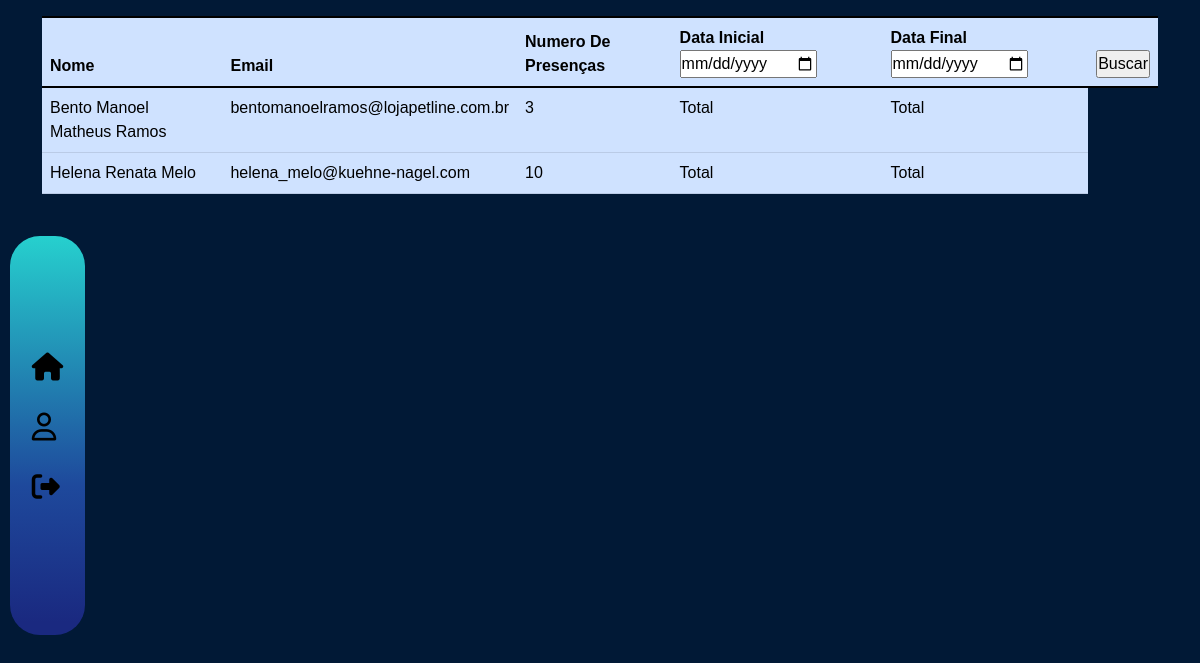
Screenshot of /relatorioAlunoAluno.php?idturma=2 with the database file from the repository.
### tables this page shows
CREATE TABLE `aluno` (
  `idaluno` int(11) NOT NULL,
  `nome` varchar(45) DEFAULT NULL,
  `cpf` varchar(14) NOT NULL,
  `email` varchar(100) DEFAULT NULL,
  `data_nasc` varchar(30) DEFAULT NULL,
  `senha` varchar(16) DEFAULT NULL,
  `sexo` varchar(45) DEFAULT NULL,
  `imagem` varchar(45) DEFAULT NULL,
  `telefone` varchar(15) DEFAULT NULL,
  `digital_check` varchar(45) DEFAULT NULL
);

### relatorioAlunoAluno.php (the view, shortened to what this page needs)
<?php
$conexao = mysqli_connect('127.0.0.1', 'root', '', 'hereiam');
$datainicial = "Total";
$datafinal = "Total";
$WHERE = "";
$sql = "SELECT aluno.idaluno, aluno.nome, aluno.email, count(aluno.idaluno) as presenca
  FROM  registro_presenca
  inner join aluno on aluno.idaluno =  registro_presenca.aluno_idaluno
  where  registro_presenca.turma_idturma = ". $_GET['idturma'] ."
  {$WHERE}
  GROUP BY aluno.idaluno
  ORDER BY aluno.nome";
$resultado = mysqli_query($conexao, $sql);
?>
<!DOCTYPE html>
<html lang="pt-br">
<head>
    <link rel="stylesheet" type="text/css" href="style-relatorio.css">
    <link rel="stylesheet" href="style-sideBar.css">
    <link href="https://cdn.jsdelivr.net/npm/bootstrap@5.1.3/dist/css/bootstrap.min.css" rel="stylesheet"
>
</head>
<body style="background-color: #011936;">
    <div class="navigation">
        <ul class="list">
            <li class="list-item"><a href="salaDeAulaAluno.php">
                    <span class="icon">
                    <abbr title="Voltar A Home"><i class="fa-solid fa-house"></i></abbr>
                    </span>
                </a>
            </li>
            <abbr title="Alterar Perfil">
                <li class="list-item"><a href="#">
                        <?php
                          if (isset($_SESSION['aluno_imagem'])) {
                          ?><a href="profile.php?idaluno=<?= $_SESSION['aluno_id']?>"> <img
                                src="uploads/<?php echo $_SESSION['aluno_imagem'] ?>" width="40" height="40"
                                style="border-radius: 50%;"> </a>
                        <?php } else { ?>
                        <span class="icon"><i class="fa-regular fa-user"></i></span>
                        <?php } ?>
                    </a>
                </li>
            </abbr>
            <li class="list-item"><a href="sair.php">
                    <span class="icon">
                    <abbr title="Fechar Sistema"><i class="fa-solid fa-right-from-bracket"></i></abbr>
                    </span>
                </a>
            </li>
        </ul>
    </div>
    <div class="container">
        <table class="table table-primary" style="border-radius: 10px;">
            <form method="post">
                <thead>
                    <tr>
                        <th scope="col">Nome</th>
                        <th scope="col">Email</th>
                        <th scope="col">Numero De Presenças</th>
                        <th scope="col">Data Inicial <input id="datainicial" name="datainicial" type='date'></th>
                        <th scope="col">Data Final <input id="datafinal" name="datafinal" type='date'></th>
                        <th scope="col"><input type="submit" class="button3" value="Buscar" name="Buscar"></th>
                    </tr>
                </thead>
            </form>
            <tbody>
                <?php while ($linha = mysqli_fetch_array($resultado)):
      ?>
                <tr>
                    <td>
                        <?= $linha['nome'] ?>
                    </td>
                    <td>
                        <?= $linha['email'] ?>
                    </td>
                    <td>
                        <?= $linha['presenca'] ?>
                    </td>
                    <td>
                        <?php
                           echo $datainicial;
                        ?>
                    </td>
                    <td>
                        <?php
                                echo $datafinal;
                             ?>
                    </td>
                </tr>
                <?php endwhile; ?>
            </tbody>
        </table>
    </div>
</body>
</html>

### style-relatorio.css (style rules this page uses)
div ul li span i { color: black; }

### style-sideBar.css (style rules this page uses)
* { margin: 0; padding: 0; box-sizing: border-box; font-family: 'Poppins', sans-serif; }
.navigation { position: fixed; inset: 180px 0 180px 10px; width: 75px; background-image: linear-gradient(to top, #1A2980 3.32%, #1E499C 37.56%, #26D0CE 100%); display: flex; justify-content: center; align-items: center; border-radius: 30px; }
.navigation ul { display: flex; flex-direction: column; list-style: none; padding: 0%; }
.navigation ul li a .icon { position: relative; line-height: 60px; color: #222; font-size: 1.75em; }
@media screen and (min-width: 1023px) and (max-width:1366px) { .navigation { inset: 236px 0 165px 10px; } }

### rows the page displays
aluno: nome "Bento Manoel Matheus Ramos", email "bentomanoelramos@lojapetline.com.br", presenca "3"
aluno: nome "Helena Renata Melo", email "helena_melo@kuehne-nagel.com", presenca "10"
